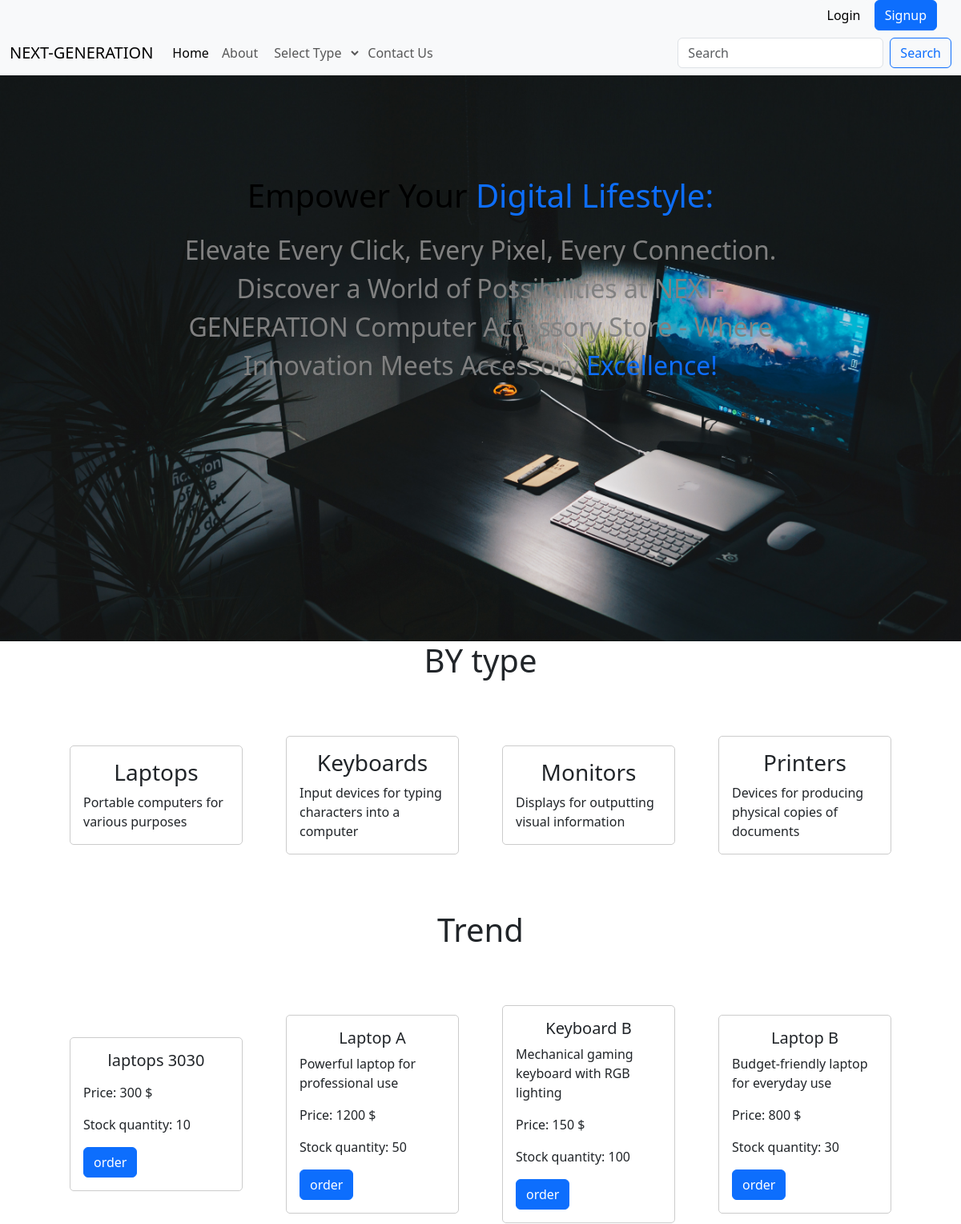
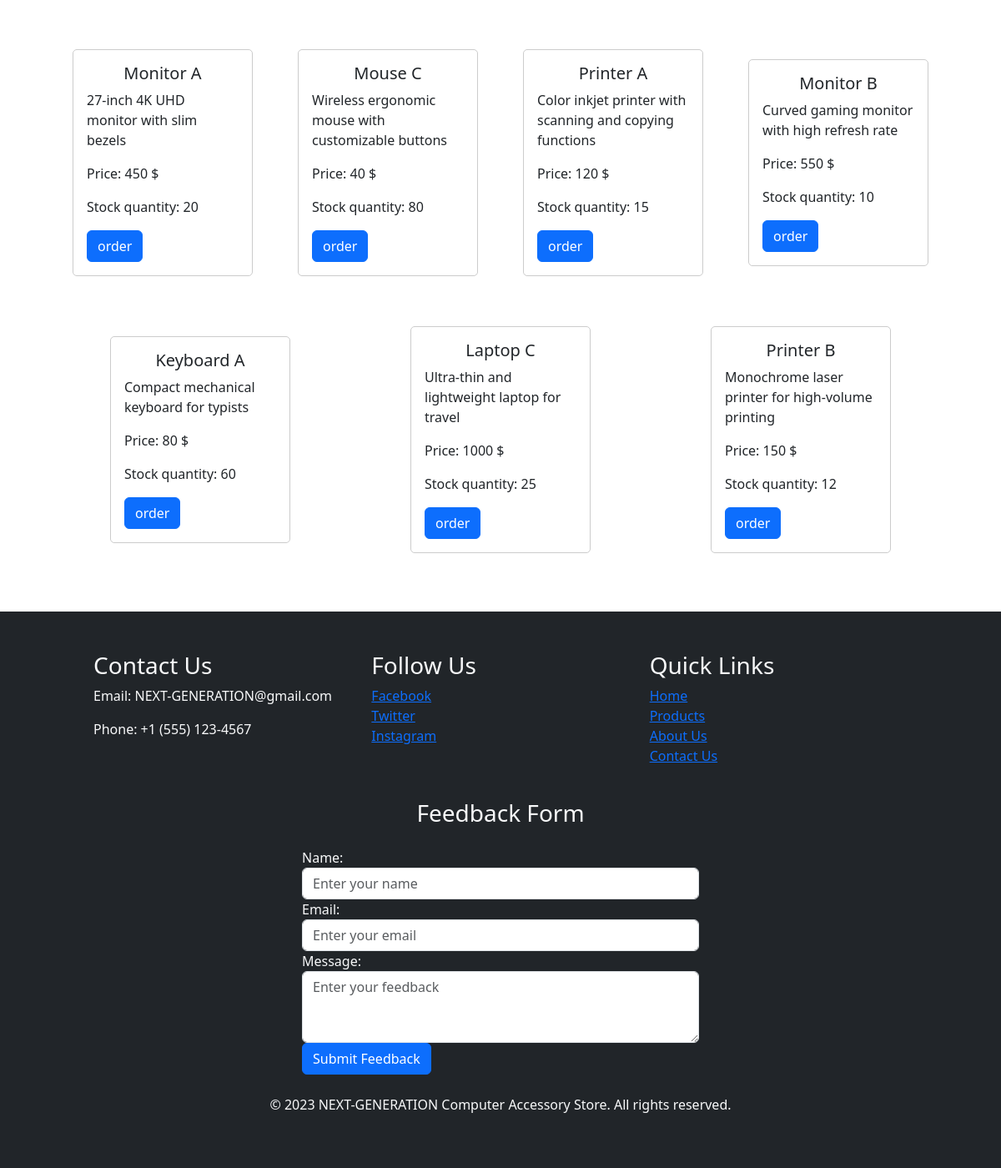
The page /home on the database its author committed (2 pictures, top to bottom).
### tables this page shows
CREATE TABLE Types (
    type_id INTEGER PRIMARY KEY AUTOINCREMENT,
    type_name TEXT NOT NULL,
    description TEXT
, img TEXT DEFAULT 'default.jpp');

CREATE TABLE Products (
    product_id INTEGER PRIMARY KEY AUTOINCREMENT,
    type_id INTEGER,
    product_name TEXT NOT NULL,
    description TEXT,
    price DECIMAL NOT NULL,
    stock_quantity INTEGER NOT NULL, created_at TIMESTAMP DEFAULT CURRENT_TIMESTAMP, img TEXT defualt 'default.jpp',
    FOREIGN KEY (type_id) REFERENCES Types(type_id)
);

### app.py (the view)
@app.route("/")
@app.route("/home")
def home():
    products = db.execute("SELECT * FROM Products ORDER BY created_at DESC LIMIT 16")
    return render_template("index.html", types =Types, products= products)

### templates/index.html (shortened to what this page needs)
{% extends "layout.html" %}
{% block main %}
<section id="introduction">
    <div class="container-fluid">
    <div class="row">
        <div class="intro"><h1>Empower Your<span class="text-primary"> Digital Lifestyle:</span></h1>
          <p class="headers">Elevate Every Click, Every Pixel, Every Connection. Discover a World of Possibilities at NEXT-GENERATION Computer Accessory Store - Where Innovation Meets Accessory<span class="text-primary"> Excellence!</span></p>
      </div>
  </div>
    </div>
</section>
<section id="Bytype" >
  <h1 style="text-align: center;">BY type</h1>
  <div class="container-flexs">
    {% for type in types %}
  <div class="card item-flexs">
    <div class="card-body">
      <h3 class="card-title">{{ type["type_name"] }}</h3>
      <p class="card-text">{{ type["description"] }}</p>
    </div>
  </div>
  {% endfor %}
</div>
</section>
<section id="trend" >
  <h1 style="text-align: center;">Trend</h1>
  <div class="container-flexs">
    {% for product in products %}
  <div class="card item-flexs" >
    <div class="card-body parent-element">
      <h5 class="card-title">{{ product["product_name"]}}</h5>
      <p class="card-text">{{product["description"]}}</p>
      <p class="card-text">Price: {{product["price"]}} $</p>
      <p class="card-text">Stock quantity: {{ product["stock_quantity"]}}</p>
      <button class="btn btn-primary float-right" id="orderButton" >order</button>
    </div>
  </div>
  {% endfor %}
  </div>
</section>
{% endblock %}

### templates/layout.html (shortened to what this page needs)
<!DOCTYPE html>
<html lang="en">
<head>
    <link href="https://cdn.jsdelivr.net/npm/bootstrap@5.3.2/dist/css/bootstrap.min.css" rel="stylesheet">
    <link rel="stylesheet" href="{{ url_for('static', filename='style.css') }}">
</head>
<body>
  <div class="postiones">
  <div class="bg-body-tertiary" style="text-align: right; width: 100%; padding-right: 30px;">
    {% if not session["user_id"] %}
    <a href="{{ url_for('login') }}"  class="btn btn-light">Login</a>
    <a href="{{ url_for('signup') }}"  class="btn btn-primary">Signup</a>
    {% else %}
    <a href="{{ url_for('logout') }}"  class="btn btn-light">Logout</a>
    <a href="{{ url_for('personal') }}"  class="btn btn-primary"><i class="fa-solid fa-user"></i></a>
    {% endif%}
  </div>
    <nav class="navbar navbar-expand-lg bg-body-tertiary ">
        <div class="container-fluid">
          <a class="navbar-brand" href="#">NEXT-GENERATION </a>
          <div class="collapse navbar-collapse" id="navbarSupportedContent">
            <ul class="navbar-nav me-auto mb-2 mb-lg-0">
              <li class="nav-item">
                <a class="nav-link active" aria-current="page" href="{{ url_for('home') }}">Home</a>
              </li>
              <li class="nav-item">
                <a class="nav-link" href="{{ url_for('about') }}">About</a>
              </li>
              <li class="nav-item dropdown">
                <form action="/porduct" method="POST">
                <select class="nav-link dropdown-toggle" href="#" role="button" data-bs-toggle="dropdown" aria-expanded="false">
                  <option class="dropdown-item" value="" disabled selected>Select Type</option>
                </select>
              </form>
              </li>
              <li class="nav-item">
                <a class="nav-link" href="{{ url_for('contact') }}">Contact Us</a>
              </li>
            </ul>
            <form class="d-flex" role="search" action="/serach" method="get">
              <input class="form-control me-2" type="search" placeholder="Search" aria-label="Search">
              <button class="btn btn-outline-primary" type="submit">Search</button>
            </form>
          </div>
        </div>
      </nav>
  </div>
  <main>
    {% block main %}
    {% endblock %}
  </main>
  <footer class="bg-dark text-light py-5">
    <div class="container">
        <div class="row">
            <div class="col-md-4">
                <h3>Contact Us</h3>
                <p>Email: NEXT-GENERATION@gmail.com</p>
                <p>Phone: +1 (555) 123-4567</p>
            </div>
            <div class="col-md-4">
                <h3>Follow Us</h3>
                <ul class="list-unstyled">
                    <li><a href="#" target="_blank">Facebook</a></li>
                    <li><a href="#" target="_blank">Twitter</a></li>
                    <li><a href="#" target="_blank">Instagram</a></li>
                </ul>
            </div>
            <div class="col-md-4">
                <h3>Quick Links</h3>
                <ul class="list-unstyled">
                    <li><a href="{{ url_for('home') }}">Home</a></li>
                    <li><a href="#">Products</a></li>
                    <li><a href="{{ url_for('about')}}">About Us</a></li>
                    <li><a href="{{ url_for('contact')}}">Contact Us</a></li>
                </ul>
            </div>
        </div>
    </div>
    <div class="container mt-4">
        <div class="row">
            <div class="col-md-6 offset-md-3">
                <h3 class="text-center mb-4">Feedback Form</h3>
                <form action="/feedback" method="post">
                    <div class="form-group">
                        <label for="feedbackName">Name:</label>
                        <input name="name" type="text" class="form-control" id="feedbackName" placeholder="Enter your name">
                    </div>
                    <div class="form-group">
                        <label for="feedbackEmail">Email:</label>
                        <input name="email" type="email" class="form-control" id="feedbackEmail" placeholder="Enter your email">
                    </div>
                    <div class="form-group">
                        <label for="feedbackMessage">Message:</label>
                        <textarea name="message" class="form-control" id="feedbackMessage" rows="3" placeholder="Enter your feedback"></textarea>
                    </div>
                    <button type="submit" class="btn btn-primary">Submit Feedback</button>
                </form>
            </div>
        </div>
    </div>
    <div class="text-center mt-4">
        <p>&copy; 2023 NEXT-GENERATION Computer Accessory Store. All rights reserved.</p>
    </div>
</footer>
</body>
</html>

### static/style.css (style rules this page uses)
.container-flexs { display: flex; flex-direction: row; flex-wrap: wrap; justify-content: space-around; align-items: center; padding: 20px ; margin: 20px 40px; }
.item-flexs { margin: 30px 10px; border: 1px solid #ccc; border-radius: 5px; width: 20%; }
.card-title { text-align: center; }
#introduction { background-image: url('img/background-img.jpg'); background-repeat: no-repeat; background-size: cover; background-position: center top; }
.intro { padding: 200px; align-items: center; height: 100vh; text-align: center; color: gray; }
.intro > h1 { color: black; margin: 20px; }
.headers { font-size: 2rem; }
footer { padding: 100px; }
.postiones { position: fixed; z-index: 1; width: 100%; }
#trend,footer { z-index: 2; }

### rows shown on the page
Types: type_name "Laptops", description "Portable computers for various purposes"
Types: type_name "Keyboards", description "Input devices for typing characters into a computer"
Types: type_name "Monitors", description "Displays for outputting visual information"
Types: type_name "Printers", description "Devices for producing physical copies of documents"
Products: product_name "laptops 3030", price "300", stock_quantity "10"
Products: product_name "Laptop A", description "Powerful laptop for professional use", price "1200", stock_quantity "50"
Products: product_name "Keyboard B", description "Mechanical gaming keyboard with RGB lighting", price "150", stock_quantity "100"
Products: product_name "Laptop B", description "Budget-friendly laptop for everyday use", price "800", stock_quantity "30"
Products: product_name "Monitor A", description "27-inch 4K UHD monitor with slim bezels", price "450", stock_quantity "20"
Products: product_name "Mouse C", description "Wireless ergonomic mouse with customizable buttons", price "40", stock_quantity "80"
Products: product_name "Printer A", description "Color inkjet printer with scanning and copying functions", price "120", stock_quantity "15"
Products: product_name "Monitor B", description "Curved gaming monitor with high refresh rate", price "550", stock_quantity "10"
Products: product_name "Keyboard A", description "Compact mechanical keyboard for typists", price "80", stock_quantity "60"
Products: product_name "Laptop C", description "Ultra-thin and lightweight laptop for travel", price "1000", stock_quantity "25"
Products: product_name "Printer B", description "Monochrome laser printer for high-volume printing", price "150", stock_quantity "12"
